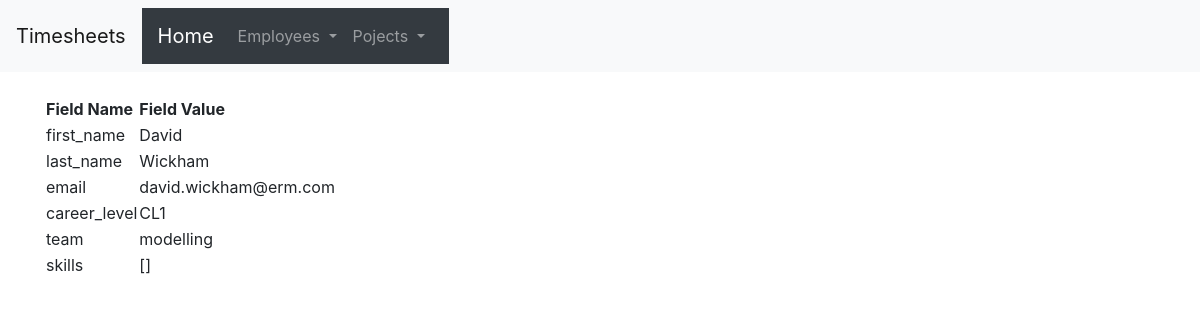
The app's page /employees/david_wickham/ with its own data.
### employees/models.py (models this page shows, shortened)
class Employee(models.Model):
    id = models.CharField(primary_key=True, unique=True, editable=False, max_length=200)
    first_name = models.CharField(max_length=100)
    last_name = models.CharField(max_length=100)
    email = models.EmailField(max_length=254)
    career_level = models.CharField(max_length=100)
    team = models.CharField(max_length=100)
    skills = models.ManyToManyField("Skills")

### employees/views.py (the view)
# urls.py: path("<str:employee_id>/", views.detail, name="detail"),
def detail(request, employee_id: str):
    employee = model_to_dict(Employee.objects.get(id=employee_id))
    for field, value in employee.items():
        print(f"field name: {field}")
        print(f"field value: {value}")
    template = loader.get_template("employees/detail.html")
    context = {"single_employee_data": employee}
    return HttpResponse(template.render(context, request))

### employees/templates/employees/detail.html (shortened to what this page needs)
{% extends 'base.html' %}
{% block content %}
{% if single_employee_data %}
    <table>
        <tr>
            <th>Field Name</th>
            <th>Field Value</th>
        </tr>
        {% for employee_field, employee_value in single_employee_data.items %}
        <tr>
                <td>{{ employee_field }}</td>
                <td>{{ employee_value }}</td>
        </tr>
        {% endfor %}
    </table>
{% else %}
    <p>No employee available. Either the employee ID provided is incorrect, or there was an issue connecting
    to the database.</p>
{% endif %}
{% endblock %}

### records on screen
Employee: single_employee_data "David" "Wickham" "david.wickham@erm.com" "CL1" "modelling"

### other values on screen
{{ employee_field }} "first_name" "last_name" "email" "career_level" "team" "skills"
{{ employee_value }} "[]"
